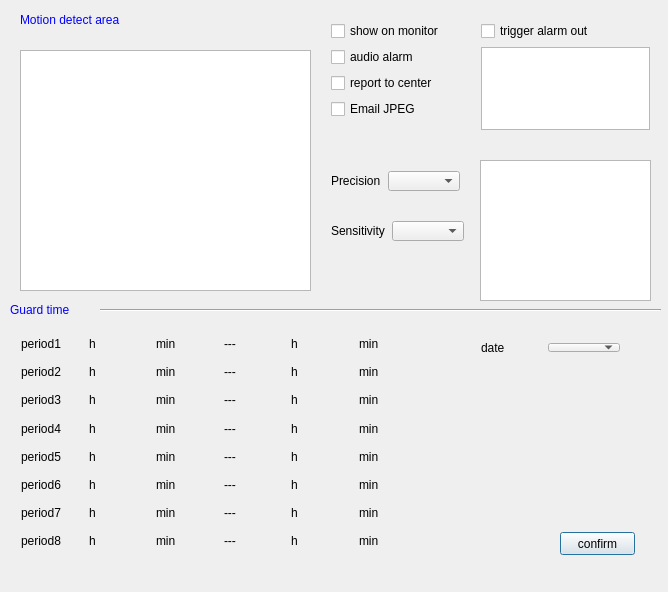
<?xml version="1.0" encoding="UTF-8"?>
<ui version="4.0">
 <class>CMotionClass</class>
 <widget class="QDialog" name="CMotionClass">
  <property name="geometry">
   <rect>
    <x>0</x>
    <y>0</y>
    <width>668</width>
    <height>592</height>
   </rect>
  </property>
  <property name="windowTitle">
   <string>CMotion</string>
  </property>
  <widget class="QTableWidget" name="tableMotion">
   <property name="geometry">
    <rect>
     <x>20</x>
     <y>50</y>
     <width>291</width>
     <height>241</height>
    </rect>
   </property>
  </widget>
  <widget class="QTableWidget" name="tableChannel">
   <property name="geometry">
    <rect>
     <x>480</x>
     <y>160</y>
     <width>171</width>
     <height>141</height>
    </rect>
   </property>
  </widget>
  <widget class="QWidget" name="layoutWidget_2">
   <property name="geometry">
    <rect>
     <x>320</x>
     <y>10</y>
     <width>131</width>
     <height>121</height>
    </rect>
   </property>
   <layout class="QGridLayout" name="gridLayout_3">
    <item row="0" column="0">
     <widget class="QCheckBox" name="checkbo01">
      <property name="text">
       <string>show on monitor</string>
      </property>
     </widget>
    </item>
    <item row="1" column="0">
     <widget class="QCheckBox" name="checkbo02">
      <property name="text">
       <string>audio alarm</string>
      </property>
     </widget>
    </item>
    <item row="2" column="0">
     <widget class="QCheckBox" name="checkbo04">
      <property name="text">
       <string>report to center</string>
      </property>
     </widget>
    </item>
    <item row="3" column="0">
     <widget class="QCheckBox" name="checkbo10">
      <property name="text">
       <string>Email JPEG     </string>
      </property>
     </widget>
    </item>
   </layout>
  </widget>
  <widget class="QWidget" name="layoutWidget_3">
   <property name="geometry">
    <rect>
     <x>470</x>
     <y>10</y>
     <width>191</width>
     <height>131</height>
    </rect>
   </property>
   <layout class="QGridLayout" name="gridLayout_4">
    <item row="1" column="0">
     <widget class="QTableWidget" name="tableAlarmOut"/>
    </item>
    <item row="0" column="0">
     <widget class="QCheckBox" name="checkbo08">
      <property name="text">
       <string>trigger alarm out</string>
      </property>
     </widget>
    </item>
   </layout>
  </widget>
  <widget class="QWidget" name="layoutWidget_4">
   <property name="geometry">
    <rect>
     <x>10</x>
     <y>322</y>
     <width>421</width>
     <height>241</height>
    </rect>
   </property>
   <layout class="QGridLayout" name="gridLayout_5">
    <item row="0" column="0">
     <layout class="QVBoxLayout" name="verticalLayout_4">
      <item>
       <widget class="QLabel" name="label_8">
        <property name="text">
         <string>period1</string>
        </property>
       </widget>
      </item>
      <item>
       <widget class="QLabel" name="label_12">
        <property name="text">
         <string>period2</string>
        </property>
       </widget>
      </item>
      <item>
       <widget class="QLabel" name="label_18">
        <property name="text">
         <string>period3</string>
        </property>
       </widget>
      </item>
      <item>
       <widget class="QLabel" name="label_30">
        <property name="text">
         <string>period4</string>
        </property>
       </widget>
      </item>
      <item>
       <widget class="QLabel" name="label_24">
        <property name="text">
         <string>period5</string>
        </property>
       </widget>
      </item>
      <item>
       <widget class="QLabel" name="label_42">
        <property name="text">
         <string>period6</string>
        </property>
       </widget>
      </item>
      <item>
       <widget class="QLabel" name="label_36">
        <property name="text">
         <string>period7</string>
        </property>
       </widget>
      </item>
      <item>
       <widget class="QLabel" name="label_48">
        <property name="text">
         <string>period8</string>
        </property>
       </widget>
      </item>
     </layout>
    </item>
    <item row="0" column="2">
     <layout class="QVBoxLayout" name="verticalLayout_6">
      <item>
       <widget class="QLabel" name="label_9">
        <property name="text">
         <string>h</string>
        </property>
       </widget>
      </item>
      <item>
       <widget class="QLabel" name="label_13">
        <property name="text">
         <string>h</string>
        </property>
       </widget>
      </item>
      <item>
       <widget class="QLabel" name="label_19">
        <property name="text">
         <string>h</string>
        </property>
       </widget>
      </item>
      <item>
       <widget class="QLabel" name="label_31">
        <property name="text">
         <string>h</string>
        </property>
       </widget>
      </item>
      <item>
       <widget class="QLabel" name="label_25">
        <property name="text">
         <string>h</string>
        </property>
       </widget>
      </item>
      <item>
       <widget class="QLabel" name="label_43">
        <property name="text">
         <string>h</string>
        </property>
       </widget>
      </item>
      <item>
       <widget class="QLabel" name="label_37">
        <property name="text">
         <string>h</string>
        </property>
       </widget>
      </item>
      <item>
       <widget class="QLabel" name="label_49">
        <property name="text">
         <string>h</string>
        </property>
       </widget>
      </item>
     </layout>
    </item>
    <item row="0" column="3">
     <layout class="QVBoxLayout" name="vLayStartMin"/>
    </item>
    <item row="0" column="4">
     <layout class="QVBoxLayout" name="verticalLayout_5">
      <item>
       <widget class="QLabel" name="label_10">
        <property name="text">
         <string>min</string>
        </property>
       </widget>
      </item>
      <item>
       <widget class="QLabel" name="label_14">
        <property name="text">
         <string>min</string>
        </property>
       </widget>
      </item>
      <item>
       <widget class="QLabel" name="label_20">
        <property name="text">
         <string>min</string>
        </property>
       </widget>
      </item>
      <item>
       <widget class="QLabel" name="label_32">
        <property name="text">
         <string>min</string>
        </property>
       </widget>
      </item>
      <item>
       <widget class="QLabel" name="label_26">
        <property name="text">
         <string>min</string>
        </property>
       </widget>
      </item>
      <item>
       <widget class="QLabel" name="label_44">
        <property name="text">
         <string>min</string>
        </property>
       </widget>
      </item>
      <item>
       <widget class="QLabel" name="label_38">
        <property name="text">
         <string>min</string>
        </property>
       </widget>
      </item>
      <item>
       <widget class="QLabel" name="label_50">
        <property name="text">
         <string>min</string>
        </property>
       </widget>
      </item>
     </layout>
    </item>
    <item row="0" column="5">
     <layout class="QVBoxLayout" name="verticalLayout_7">
      <item>
       <widget class="QLabel" name="label_11">
        <property name="text">
         <string>---</string>
        </property>
       </widget>
      </item>
      <item>
       <widget class="QLabel" name="label_15">
        <property name="text">
         <string>---</string>
        </property>
       </widget>
      </item>
      <item>
       <widget class="QLabel" name="label_21">
        <property name="text">
         <string>---</string>
        </property>
       </widget>
      </item>
      <item>
       <widget class="QLabel" name="label_33">
        <property name="text">
         <string>---</string>
        </property>
       </widget>
      </item>
      <item>
       <widget class="QLabel" name="label_27">
        <property name="text">
         <string>---</string>
        </property>
       </widget>
      </item>
      <item>
       <widget class="QLabel" name="label_45">
        <property name="text">
         <string>---</string>
        </property>
       </widget>
      </item>
      <item>
       <widget class="QLabel" name="label_39">
        <property name="text">
         <string>---</string>
        </property>
       </widget>
      </item>
      <item>
       <widget class="QLabel" name="label_51">
        <property name="text">
         <string>---</string>
        </property>
       </widget>
      </item>
     </layout>
    </item>
    <item row="0" column="6">
     <layout class="QVBoxLayout" name="vLayEndHour"/>
    </item>
    <item row="0" column="7">
     <layout class="QVBoxLayout" name="verticalLayout_8">
      <item>
       <widget class="QLabel" name="label_16">
        <property name="text">
         <string>h</string>
        </property>
       </widget>
      </item>
      <item>
       <widget class="QLabel" name="label_17">
        <property name="text">
         <string>h</string>
        </property>
       </widget>
      </item>
      <item>
       <widget class="QLabel" name="label_22">
        <property name="text">
         <string>h</string>
        </property>
       </widget>
      </item>
      <item>
       <widget class="QLabel" name="label_34">
        <property name="text">
         <string>h</string>
        </property>
       </widget>
      </item>
      <item>
       <widget class="QLabel" name="label_28">
        <property name="text">
         <string>h</string>
        </property>
       </widget>
      </item>
      <item>
       <widget class="QLabel" name="label_46">
        <property name="text">
         <string>h</string>
        </property>
       </widget>
      </item>
      <item>
       <widget class="QLabel" name="label_40">
        <property name="text">
         <string>h</string>
        </property>
       </widget>
      </item>
      <item>
       <widget class="QLabel" name="label_52">
        <property name="text">
         <string>h</string>
        </property>
       </widget>
      </item>
     </layout>
    </item>
    <item row="0" column="8">
     <layout class="QVBoxLayout" name="vLayEndMin"/>
    </item>
    <item row="0" column="9">
     <layout class="QVBoxLayout" name="verticalLayout_3">
      <item>
       <widget class="QLabel" name="label_23">
        <property name="text">
         <string>min</string>
        </property>
       </widget>
      </item>
      <item>
       <widget class="QLabel" name="label_29">
        <property name="text">
         <string>min</string>
        </property>
       </widget>
      </item>
      <item>
       <widget class="QLabel" name="label_35">
        <property name="text">
         <string>min</string>
        </property>
       </widget>
      </item>
      <item>
       <widget class="QLabel" name="label_41">
        <property name="text">
         <string>min</string>
        </property>
       </widget>
      </item>
      <item>
       <widget class="QLabel" name="label_47">
        <property name="text">
         <string>min</string>
        </property>
       </widget>
      </item>
      <item>
       <widget class="QLabel" name="label_53">
        <property name="text">
         <string>min</string>
        </property>
       </widget>
      </item>
      <item>
       <widget class="QLabel" name="label_54">
        <property name="text">
         <string>min</string>
        </property>
       </widget>
      </item>
      <item>
       <widget class="QLabel" name="label_55">
        <property name="text">
         <string>min</string>
        </property>
       </widget>
      </item>
     </layout>
    </item>
    <item row="0" column="1">
     <layout class="QVBoxLayout" name="vLayStartHour"/>
    </item>
   </layout>
  </widget>
  <widget class="QLabel" name="label_7">
   <property name="geometry">
    <rect>
     <x>10</x>
     <y>300</y>
     <width>131</width>
     <height>21</height>
    </rect>
   </property>
   <property name="text">
    <string>&lt;!DOCTYPE HTML PUBLIC &quot;-//W3C//DTD HTML 4.0//EN&quot; &quot;http://www.w3.org/TR/REC-html40/strict.dtd&quot;&gt;
&lt;html&gt;&lt;head&gt;&lt;meta name=&quot;qrichtext&quot; content=&quot;1&quot; /&gt;&lt;style type=&quot;text/css&quot;&gt;
p, li { white-space: pre-wrap; }
&lt;/style&gt;&lt;/head&gt;&lt;body style=&quot; font-family:'宋体'; font-size:9pt; font-weight:400; font-style:normal;&quot;&gt;
&lt;p style=&quot; margin-top:0px; margin-bottom:0px; margin-left:0px; margin-right:0px; -qt-block-indent:0; text-indent:0px;&quot;&gt;&lt;span style=&quot; color:#0000ff;&quot;&gt;Guard time&lt;/span&gt;&lt;/p&gt;&lt;/body&gt;&lt;/html&gt;</string>
   </property>
  </widget>
  <widget class="Line" name="line_3">
   <property name="geometry">
    <rect>
     <x>100</x>
     <y>300</y>
     <width>561</width>
     <height>20</height>
    </rect>
   </property>
   <property name="orientation">
    <enum>Qt::Horizontal</enum>
   </property>
  </widget>
  <widget class="QPushButton" name="btnSave">
   <property name="geometry">
    <rect>
     <x>560</x>
     <y>532</y>
     <width>75</width>
     <height>23</height>
    </rect>
   </property>
   <property name="text">
    <string>confirm</string>
   </property>
  </widget>
  <widget class="QWidget" name="layoutWidget_5">
   <property name="geometry">
    <rect>
     <x>470</x>
     <y>332</y>
     <width>161</width>
     <height>31</height>
    </rect>
   </property>
   <layout class="QGridLayout" name="gridLayout_6">
    <item row="0" column="0">
     <widget class="QLabel" name="label_3">
      <property name="text">
       <string>date</string>
      </property>
     </widget>
    </item>
    <item row="0" column="1">
     <widget class="QComboBox" name="comboWeekDay"/>
    </item>
   </layout>
  </widget>
  <widget class="QLabel" name="label_4">
   <property name="geometry">
    <rect>
     <x>20</x>
     <y>10</y>
     <width>221</width>
     <height>21</height>
    </rect>
   </property>
   <property name="text">
    <string>&lt;!DOCTYPE HTML PUBLIC &quot;-//W3C//DTD HTML 4.0//EN&quot; &quot;http://www.w3.org/TR/REC-html40/strict.dtd&quot;&gt;
&lt;html&gt;&lt;head&gt;&lt;meta name=&quot;qrichtext&quot; content=&quot;1&quot; /&gt;&lt;style type=&quot;text/css&quot;&gt;
p, li { white-space: pre-wrap; }
&lt;/style&gt;&lt;/head&gt;&lt;body style=&quot; font-family:'宋体'; font-size:9pt; font-weight:400; font-style:normal;&quot;&gt;
&lt;p style=&quot; margin-top:0px; margin-bottom:0px; margin-left:0px; margin-right:0px; -qt-block-indent:0; text-indent:0px;&quot;&gt;&lt;span style=&quot; color:#0000ff;&quot;&gt;Motion detect area&lt;/span&gt;&lt;/p&gt;&lt;/body&gt;&lt;/html&gt;</string>
   </property>
  </widget>
  <widget class="QWidget" name="layoutWidget">
   <property name="geometry">
    <rect>
     <x>320</x>
     <y>210</y>
     <width>155</width>
     <height>42</height>
    </rect>
   </property>
   <layout class="QGridLayout" name="gridLayout_2">
    <item row="0" column="0">
     <widget class="QLabel" name="label_2">
      <property name="text">
       <string>Sensitivity</string>
      </property>
     </widget>
    </item>
    <item row="0" column="1">
     <widget class="QComboBox" name="comboMotionSensitive"/>
    </item>
   </layout>
  </widget>
  <widget class="QWidget" name="layoutWidget_6">
   <property name="geometry">
    <rect>
     <x>320</x>
     <y>160</y>
     <width>151</width>
     <height>42</height>
    </rect>
   </property>
   <layout class="QGridLayout" name="gridLayout">
    <item row="0" column="1">
     <widget class="QComboBox" name="comboPrecision"/>
    </item>
    <item row="0" column="0">
     <widget class="QLabel" name="label">
      <property name="text">
       <string>Precision</string>
      </property>
     </widget>
    </item>
   </layout>
  </widget>
 </widget>
 <layoutdefault spacing="6" margin="11"/>
 <resources/>
 <connections/>
</ui>
